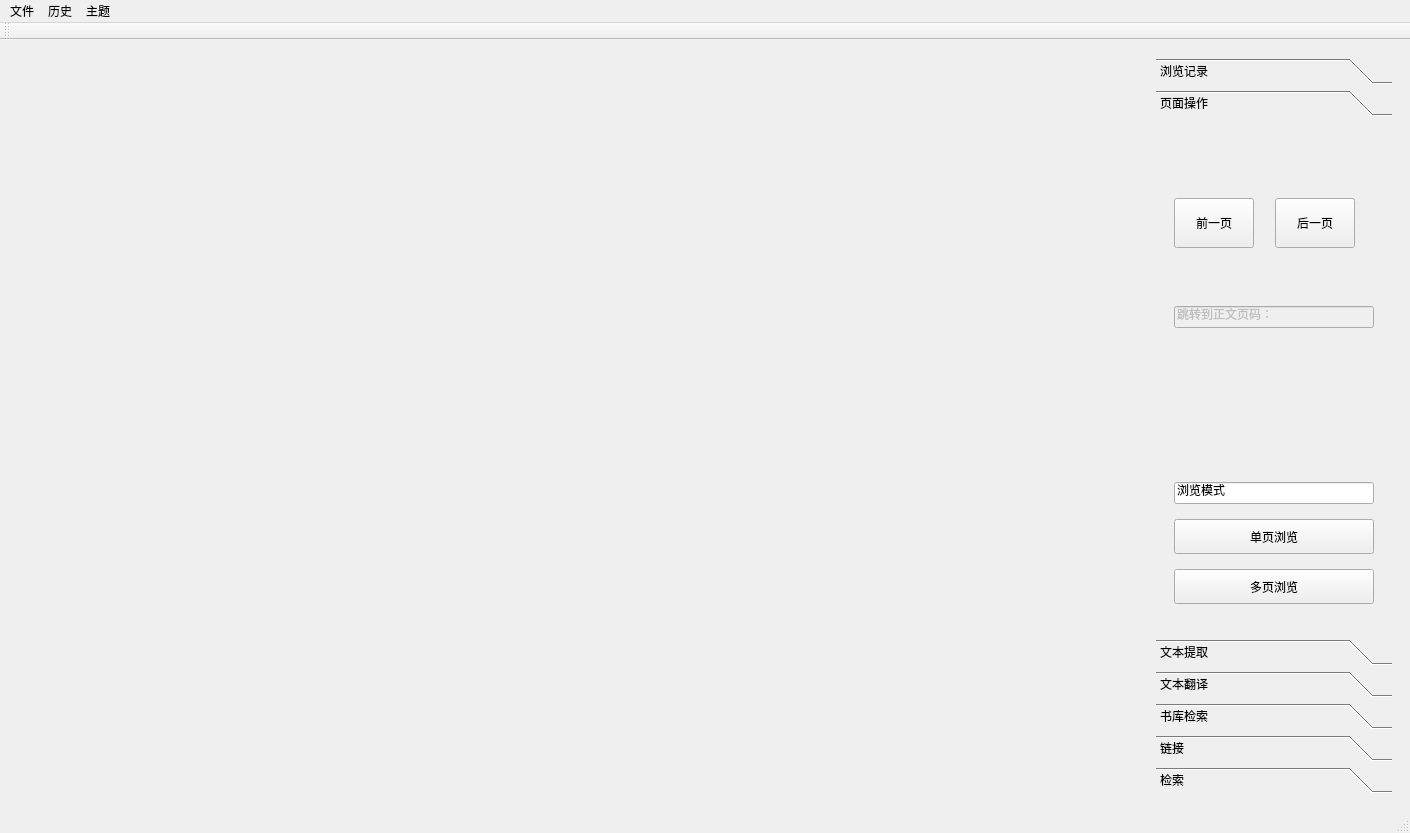
<?xml version="1.0" encoding="UTF-8"?>
<ui version="4.0">
 <class>CCPDFView_MainWindow</class>
 <widget class="QMainWindow" name="CCPDFView_MainWindow">
  <property name="geometry">
   <rect>
    <x>0</x>
    <y>0</y>
    <width>1410</width>
    <height>833</height>
   </rect>
  </property>
  <property name="focusPolicy">
   <enum>Qt::ClickFocus</enum>
  </property>
  <property name="windowTitle">
   <string>CCPDFView_MainWindow</string>
  </property>
  <property name="windowIcon">
   <iconset resource="../../resources/configs.qrc">
    <normaloff>:/windowIcon/icons/mainWindow.ico</normaloff>:/windowIcon/icons/mainWindow.ico</iconset>
  </property>
  <widget class="QWidget" name="centralwidget">
   <layout class="QHBoxLayout" name="horizontalLayout">
    <item>
     <widget class="CCPDF_BookMarkWidget" name="bookMarkWidget" native="true">
      <property name="minimumSize">
       <size>
        <width>250</width>
        <height>0</height>
       </size>
      </property>
     </widget>
    </item>
    <item>
     <widget class="CCPDF_MdiArea" name="main_mdi_widget" native="true">
      <property name="sizePolicy">
       <sizepolicy hsizetype="Expanding" vsizetype="Expanding">
        <horstretch>3</horstretch>
        <verstretch>0</verstretch>
       </sizepolicy>
      </property>
     </widget>
    </item>
    <item>
     <widget class="QWidget" name="hyper_operate_widget" native="true">
      <property name="minimumSize">
       <size>
        <width>250</width>
        <height>0</height>
       </size>
      </property>
      <layout class="QGridLayout" name="gridLayout">
       <item row="0" column="1">
        <widget class="QToolBox" name="hpw_pdf_tool_box">
         <property name="currentIndex">
          <number>1</number>
         </property>
         <widget class="QWidget" name="historical_page">
          <property name="geometry">
           <rect>
            <x>0</x>
            <y>0</y>
            <width>274</width>
            <height>527</height>
           </rect>
          </property>
          <attribute name="icon">
           <iconset resource="../../resources/configs.qrc">
            <normaloff>:/hyper_widget_icon/icons/history.ico</normaloff>:/hyper_widget_icon/icons/history.ico</iconset>
          </attribute>
          <attribute name="label">
           <string>浏览记录</string>
          </attribute>
          <layout class="QGridLayout" name="gridLayout_2">
           <item row="0" column="0">
            <widget class="QTableWidget" name="historical_tableWidget">
             <property name="contextMenuPolicy">
              <enum>Qt::CustomContextMenu</enum>
             </property>
             <property name="acceptDrops">
              <bool>true</bool>
             </property>
            </widget>
           </item>
          </layout>
         </widget>
         <widget class="QWidget" name="pg_page_control">
          <property name="geometry">
           <rect>
            <x>0</x>
            <y>0</y>
            <width>236</width>
            <height>527</height>
           </rect>
          </property>
          <attribute name="icon">
           <iconset resource="../../resources/configs.qrc">
            <normaloff>:/hyper_widget_icon/icons/pageNavigate.png</normaloff>:/hyper_widget_icon/icons/pageNavigate.png</iconset>
          </attribute>
          <attribute name="label">
           <string>页面操作</string>
          </attribute>
          <layout class="QVBoxLayout" name="verticalLayout_7">
           <item>
            <widget class="QWidget" name="page_navigate_btns_widget" native="true">
             <widget class="QPushButton" name="btn_pageBack">
              <property name="geometry">
               <rect>
                <x>9</x>
                <y>67</y>
                <width>80</width>
                <height>50</height>
               </rect>
              </property>
              <property name="minimumSize">
               <size>
                <width>60</width>
                <height>50</height>
               </size>
              </property>
              <property name="text">
               <string>前一页</string>
              </property>
              <property name="icon">
               <iconset resource="../../resources/configs.qrc">
                <normaloff>:/operation_functional/icons/toPrev.png</normaloff>:/operation_functional/icons/toPrev.png</iconset>
              </property>
             </widget>
             <widget class="QPushButton" name="btn_pageForward">
              <property name="geometry">
               <rect>
                <x>110</x>
                <y>67</y>
                <width>80</width>
                <height>50</height>
               </rect>
              </property>
              <property name="minimumSize">
               <size>
                <width>60</width>
                <height>50</height>
               </size>
              </property>
              <property name="text">
               <string>后一页</string>
              </property>
              <property name="icon">
               <iconset resource="../../resources/configs.qrc">
                <normaloff>:/operation_functional/icons/toNext.png</normaloff>:/operation_functional/icons/toNext.png</iconset>
              </property>
             </widget>
             <widget class="QPushButton" name="btn_toBegin">
              <property name="geometry">
               <rect>
                <x>9</x>
                <y>166</y>
                <width>80</width>
                <height>50</height>
               </rect>
              </property>
              <property name="minimumSize">
               <size>
                <width>0</width>
                <height>50</height>
               </size>
              </property>
              <property name="text">
               <string>第一页</string>
              </property>
              <property name="icon">
               <iconset resource="../../resources/configs.qrc">
                <normaloff>:/operation_functional/icons/firstPage.png</normaloff>:/operation_functional/icons/firstPage.png</iconset>
              </property>
             </widget>
             <widget class="QPushButton" name="btn_toEnd">
              <property name="geometry">
               <rect>
                <x>110</x>
                <y>166</y>
                <width>80</width>
                <height>50</height>
               </rect>
              </property>
              <property name="minimumSize">
               <size>
                <width>0</width>
                <height>50</height>
               </size>
              </property>
              <property name="text">
               <string>最后一页</string>
              </property>
              <property name="icon">
               <iconset resource="../../resources/configs.qrc">
                <normaloff>:/operation_functional/icons/lastPage.png</normaloff>:/operation_functional/icons/lastPage.png</iconset>
              </property>
             </widget>
            </widget>
           </item>
           <item>
            <widget class="QWidget" name="page_navigate_text_widget" native="true">
             <layout class="QVBoxLayout" name="verticalLayout">
              <item>
               <widget class="QLineEdit" name="page_navi_reminder">
                <property name="enabled">
                 <bool>false</bool>
                </property>
                <property name="text">
                 <string>跳转到正文页码：</string>
                </property>
               </widget>
              </item>
              <item>
               <widget class="QPdfPageSelector" name="PDFSelectionWidget" native="true">
                <property name="minimumSize">
                 <size>
                  <width>200</width>
                  <height>0</height>
                 </size>
                </property>
               </widget>
              </item>
             </layout>
            </widget>
           </item>
           <item>
            <widget class="QWidget" name="widget" native="true">
             <layout class="QVBoxLayout" name="verticalLayout_4">
              <item>
               <widget class="QLineEdit" name="lineEdit">
                <property name="text">
                 <string>浏览模式</string>
                </property>
               </widget>
              </item>
              <item>
               <widget class="QPushButton" name="btn_sigPage">
                <property name="minimumSize">
                 <size>
                  <width>0</width>
                  <height>35</height>
                 </size>
                </property>
                <property name="text">
                 <string>单页浏览</string>
                </property>
                <property name="icon">
                 <iconset resource="../../resources/configs.qrc">
                  <normaloff>:/toolbar_icon/icons/singlePage.png</normaloff>:/toolbar_icon/icons/singlePage.png</iconset>
                </property>
               </widget>
              </item>
              <item>
               <widget class="QPushButton" name="btn_multiPage">
                <property name="minimumSize">
                 <size>
                  <width>0</width>
                  <height>35</height>
                 </size>
                </property>
                <property name="text">
                 <string>多页浏览</string>
                </property>
                <property name="icon">
                 <iconset resource="../../resources/configs.qrc">
                  <normaloff>:/toolbar_icon/icons/multiPage.png</normaloff>:/toolbar_icon/icons/multiPage.png</iconset>
                </property>
               </widget>
              </item>
             </layout>
            </widget>
           </item>
          </layout>
         </widget>
         <widget class="QWidget" name="page_history">
          <property name="geometry">
           <rect>
            <x>0</x>
            <y>0</y>
            <width>296</width>
            <height>527</height>
           </rect>
          </property>
          <attribute name="icon">
           <iconset resource="../../resources/configs.qrc">
            <normaloff>:/hyper_widget_icon/icons/OCR_current.png</normaloff>:/hyper_widget_icon/icons/OCR_current.png</iconset>
          </attribute>
          <attribute name="label">
           <string>文本提取</string>
          </attribute>
          <layout class="QVBoxLayout" name="verticalLayout_2">
           <item>
            <widget class="QTabWidget" name="textFetch_tabWidget">
             <property name="sizePolicy">
              <sizepolicy hsizetype="Preferred" vsizetype="Preferred">
               <horstretch>0</horstretch>
               <verstretch>0</verstretch>
              </sizepolicy>
             </property>
             <property name="currentIndex">
              <number>0</number>
             </property>
             <widget class="QWidget" name="tab">
              <attribute name="title">
               <string>标准文本提取</string>
              </attribute>
              <layout class="QVBoxLayout" name="verticalLayout_3">
               <item>
                <widget class="QPushButton" name="btn_copyText2ClipBoard">
                 <property name="minimumSize">
                  <size>
                   <width>0</width>
                   <height>50</height>
                  </size>
                 </property>
                 <property name="text">
                  <string>复制到粘贴板</string>
                 </property>
                </widget>
               </item>
               <item>
                <widget class="QTextBrowser" name="pdftextBrowser"/>
               </item>
              </layout>
             </widget>
            </widget>
           </item>
          </layout>
         </widget>
         <widget class="QWidget" name="page">
          <property name="geometry">
           <rect>
            <x>0</x>
            <y>0</y>
            <width>232</width>
            <height>527</height>
           </rect>
          </property>
          <attribute name="icon">
           <iconset resource="../../resources/configs.qrc">
            <normaloff>:/hyper_widget_icon/icons/translate.png</normaloff>:/hyper_widget_icon/icons/translate.png</iconset>
          </attribute>
          <attribute name="label">
           <string>文本翻译</string>
          </attribute>
          <layout class="QHBoxLayout" name="horizontalLayout_3">
           <item>
            <widget class="CCPDF_TranslationWidget" name="translation_widget" native="true"/>
           </item>
          </layout>
         </widget>
         <widget class="QWidget" name="book_library_page">
          <property name="geometry">
           <rect>
            <x>0</x>
            <y>0</y>
            <width>232</width>
            <height>527</height>
           </rect>
          </property>
          <attribute name="icon">
           <iconset resource="../../resources/configs.qrc">
            <normaloff>:/hyper_widget_icon/icons/booklib.ico</normaloff>:/hyper_widget_icon/icons/booklib.ico</iconset>
          </attribute>
          <attribute name="label">
           <string>书库检索</string>
          </attribute>
          <layout class="QHBoxLayout" name="horizontalLayout_2">
           <item>
            <widget class="CCPDF_BookLibraryWidget" name="book_lib_searching_widget" native="true"/>
           </item>
          </layout>
         </widget>
         <widget class="QWidget" name="linkspage">
          <property name="geometry">
           <rect>
            <x>0</x>
            <y>0</y>
            <width>232</width>
            <height>527</height>
           </rect>
          </property>
          <attribute name="icon">
           <iconset resource="../../resources/configs.qrc">
            <normaloff>:/hyper_widget_icon/icons/link.png</normaloff>:/hyper_widget_icon/icons/link.png</iconset>
          </attribute>
          <attribute name="label">
           <string>链接</string>
          </attribute>
          <layout class="QVBoxLayout" name="verticalLayout_6">
           <item>
            <widget class="CCPDF_LinkWidget" name="linkListWidget" native="true"/>
           </item>
          </layout>
         </widget>
         <widget class="QWidget" name="search_page">
          <property name="geometry">
           <rect>
            <x>0</x>
            <y>0</y>
            <width>232</width>
            <height>527</height>
           </rect>
          </property>
          <attribute name="icon">
           <iconset resource="../../resources/configs.qrc">
            <normaloff>:/hyper_widget_icon/icons/searching.png</normaloff>:/hyper_widget_icon/icons/searching.png</iconset>
          </attribute>
          <attribute name="label">
           <string>检索</string>
          </attribute>
          <layout class="QVBoxLayout" name="verticalLayout_5">
           <item>
            <widget class="CCPDF_SearchWidget" name="searchWidget" native="true"/>
           </item>
          </layout>
         </widget>
        </widget>
       </item>
      </layout>
     </widget>
    </item>
   </layout>
  </widget>
  <widget class="QMenuBar" name="menubar">
   <property name="geometry">
    <rect>
     <x>0</x>
     <y>0</y>
     <width>1410</width>
     <height>21</height>
    </rect>
   </property>
   <widget class="QMenu" name="file_menu">
    <property name="title">
     <string>文件</string>
    </property>
    <addaction name="action_load_PDF"/>
   </widget>
   <widget class="QMenu" name="history_menu">
    <property name="title">
     <string>历史</string>
    </property>
   </widget>
   <widget class="QMenu" name="theme_menu">
    <property name="title">
     <string>主题</string>
    </property>
    <addaction name="action_addTheme"/>
    <addaction name="separator"/>
    <addaction name="action_noTheme"/>
   </widget>
   <addaction name="file_menu"/>
   <addaction name="history_menu"/>
   <addaction name="theme_menu"/>
  </widget>
  <widget class="QStatusBar" name="statusbar"/>
  <widget class="QToolBar" name="toolBar">
   <property name="windowTitle">
    <string>toolBar</string>
   </property>
   <attribute name="toolBarArea">
    <enum>TopToolBarArea</enum>
   </attribute>
   <attribute name="toolBarBreak">
    <bool>false</bool>
   </attribute>
  </widget>
  <action name="action_load_PDF">
   <property name="text">
    <string>加载PDF</string>
   </property>
  </action>
  <action name="action_addTheme">
   <property name="text">
    <string>添加主题</string>
   </property>
  </action>
  <action name="action_noTheme">
   <property name="text">
    <string>无主题</string>
   </property>
  </action>
 </widget>
 <customwidgets>
  <customwidget>
   <class>CCPDF_MdiArea</class>
   <extends>QWidget</extends>
   <header location="global">ccpdf_mdiarea.h</header>
   <container>1</container>
  </customwidget>
  <customwidget>
   <class>CCPDF_BookLibraryWidget</class>
   <extends>QWidget</extends>
   <header location="global">ccpdf_booklibrarywidget.h</header>
   <container>1</container>
  </customwidget>
  <customwidget>
   <class>CCPDF_BookMarkWidget</class>
   <extends>QWidget</extends>
   <header location="global">ccpdf_bookmarkwidget.h</header>
   <container>1</container>
  </customwidget>
  <customwidget>
   <class>CCPDF_SearchWidget</class>
   <extends>QWidget</extends>
   <header location="global">ccpdf_searchwidget.h</header>
   <container>1</container>
  </customwidget>
  <customwidget>
   <class>CCPDF_LinkWidget</class>
   <extends>QWidget</extends>
   <header location="global">ccpdf_linkwidget.h</header>
   <container>1</container>
  </customwidget>
  <customwidget>
   <class>CCPDF_TranslationWidget</class>
   <extends>QWidget</extends>
   <header location="global">ccpdf_translationwidget.h</header>
   <container>1</container>
  </customwidget>
  <customwidget>
   <class>QPdfPageSelector</class>
   <extends>QWidget</extends>
   <header location="global">qpdfpageselector.h</header>
   <container>1</container>
  </customwidget>
 </customwidgets>
 <resources>
  <include location="../../resources/configs.qrc"/>
 </resources>
 <connections/>
</ui>
